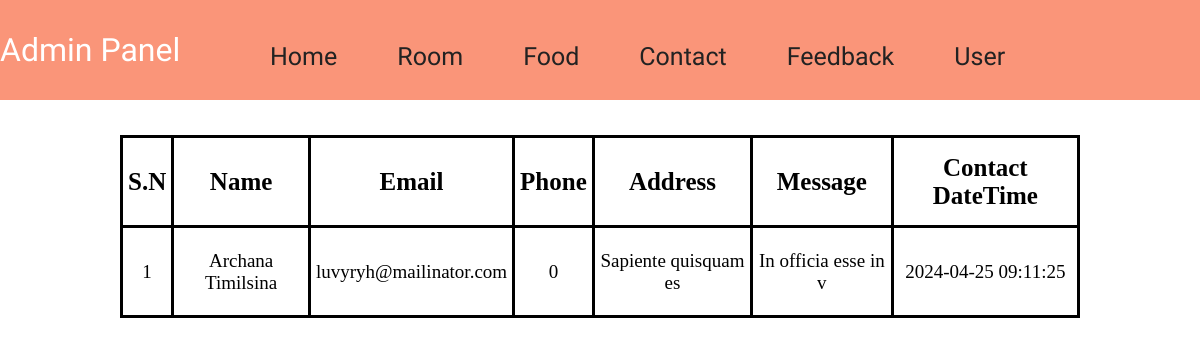
Page /admin/acontact.php on the committed database.
### tables this page shows
CREATE TABLE `contacts` (
  `v_id` int(255) NOT NULL,
  `name` varchar(50) NOT NULL,
  `email` varchar(50) NOT NULL,
  `phone` int(20) NOT NULL,
  `address` varchar(40) NOT NULL,
  `message` varchar(255) NOT NULL,
  `created_at` datetime NOT NULL DEFAULT current_timestamp()
);

### admin/acontact.php (the view, shortened to what this page needs)
<?php
require('inc/aheader.php');
?>
<?php require('inc/anavbar.php'); ?>
<section id="contact-data">
<div id="contact-table">
<table>
    <thead>
<tr>
    <th scope="col">S.N</th>
    <th scope="col">Name</th>
    <th scope="col">Email</th>
    <th scope="col">Phone</th>
    <th scope="col">Address</th>
    <th scope="col">Message</th>
    <th scope="col">Contact DateTime</th>
</tr>
    </thead>
    <tbody>
       <tr>
    <?php
            $query="SELECT * FROM contacts";
            $result=mysqli_query($con,$query);
           $i=1;
            while($data=mysqli_fetch_assoc($result))
            {
               ?>
                <td><?php echo $i++; ?></td>
                <td><?php echo $data['name']; ?></td>
                <td><?php echo $data['email']; ?></td>
                <td><?php echo $data['phone']; ?></td>
                <td><?php echo $data['address']; ?></td>
                <td><?php echo $data['message']; ?></td>
                <td><?php echo $data['created_at']; ?></td>
           </tr>
      <?php
        }
        ?>
    </tbody>
</table>
</div>
</section>
<?php require('inc/afootertag.php');?>

### admin/inc/aheader.php (style rules this page uses)
* { padding: 0; margin: 0; box-sizing: border-box; }

### admin/acontact.php (style rules this page uses)
#contact-data { width: 100%; }
#contact-table { width: 100%; }
#contact-table table { width: 80%; margin: auto; }
#contact-table table th { font-size: 25px; }
#contact-table table tr { height: 90px; }
#contact-table table tr td { text-align: center; font-size: 19px; }
table, th, td { border: 3px solid black; border-collapse: collapse; padding: 5px; }

### rows in the picture
contacts: name "Archana Timilsina", email "luvyryh@mailinator.com", phone "0", address "Sapiente quisquam es", message "In officia esse in v", created_at "2024-04-25 09:11:25"
